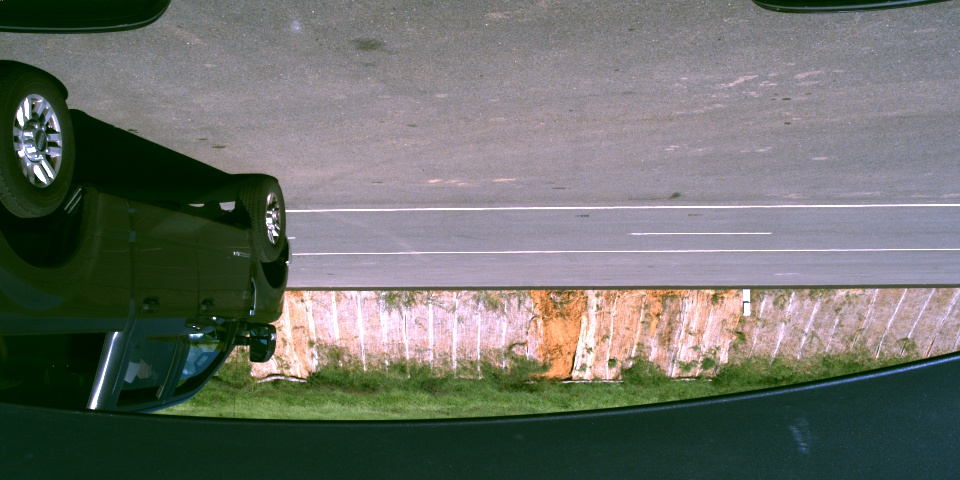
#> input picture testing/cv_image.jpeg, 960 x 480 px; its folder holds only this picture in this run
$ python -i data_augmentation_functions.py   (imports and definitions only)   (Python 2 division)
#> lines starting #> are read from the running program, lines starting #| are printed output that depends on the picture
#This class contains all the functions needed to augment the training data set
import cv2
import matplotlib.pyplot as plt
import math
import config
import numpy as np

class trainer:
    """

    Author: Kiarie Ndegwa
    Team Udacity - Self Racing League 1-2nd April 2017
    Date: 24/3/2017

    """

    def data_aug_gen(self, d_frame):
        #Line data is extracted from pd data frame
        path_file = config.PATH_FILE+config.TRAIN+d_frame['frame'][0].strip()

        path_file = path_file.replace(" ", "_")
        #get corresponding steering angle for center camera
        steer = d_frame['steering'][0]

        #get corresponding brake and throttle
        throttle = d_frame['throttle'][0]
        brake = d_frame['brake'][0]

        #read in image if contained within IMG folder

        image = cv2.imread(path_file)
        #image = cv2.cvtColor(image,cv2.COLOR_BGR2RGB)

        #augment image brightness randomly
        aug = np.random.randint(2)
        if aug == 1:
            image =  self.bright_aug(image)

        #preprocess image data, make image 64 by 64
        image = self.prepImage(image)
        image = np.array(image)

        #flip image randomly
        ind_flip = np.random.randint(2)

        if ind_flip==1:
            image,steer = self.hor_flip(image, steer)

        return image, steer, throttle, brake

    #Size of resized images
    # [73 lines left out: functions bright_aug, trans_image, hor_flip, prepImage, random_horizontal_flip, random_translation and 1 more, not called in this run]

>>> import cv2
>>> picture = cv2.imread('../../testing/cv_image.jpeg', cv2.IMREAD_GRAYSCALE)
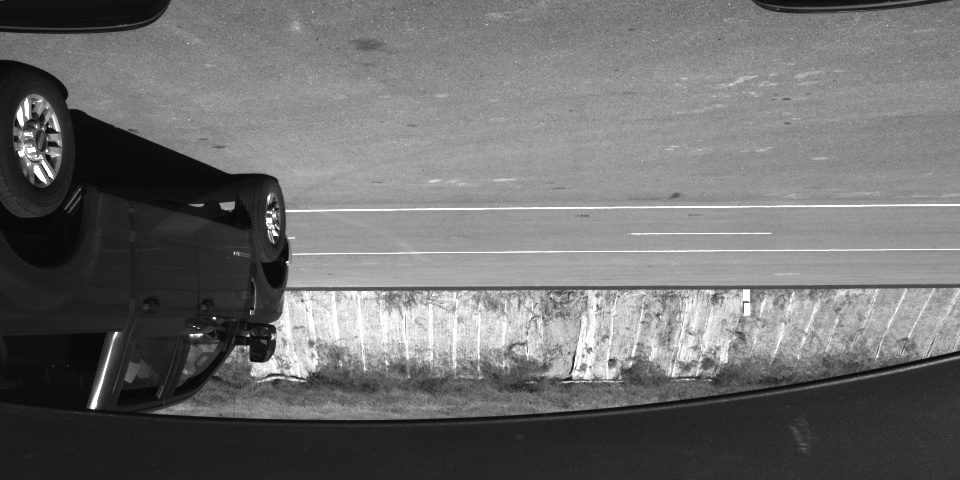
#> picture: shape (480, 960); min 5, max 255, mean 110.1
#> (the run stopped early here; a loop or call above may not have finished)
